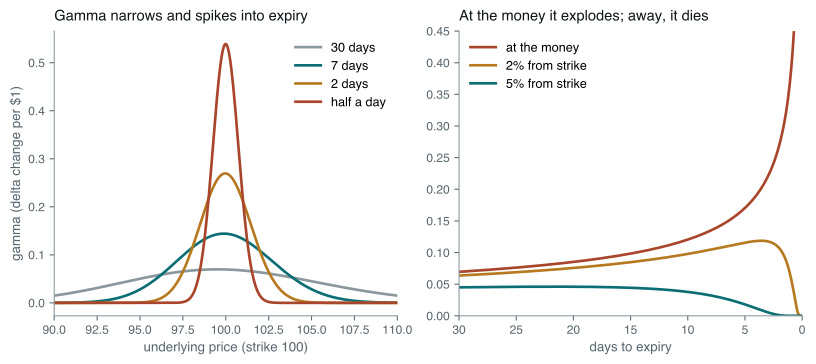

Reproduce this figure in Python.
# What happens to gamma as expiry approaches.
#
#   Left  — gamma against the underlying price for one strike at four times to
#           expiry. The curve narrows and its peak grows like 1/sqrt(time left):
#           the same open interest carries far more hedging need near expiry,
#           concentrated in a narrower band around the strike.
#   Right — gamma against days to expiry for an at-the-money option and for
#           options 2% and 5% out of the money. At the money, gamma grows without
#           bound; away from the money it peaks and then collapses to zero.
#
# Run standalone:  uv run --no-project --with matplotlib,numpy python <path>

import math
import os

os.environ.setdefault("SOURCE_DATE_EPOCH", "1735689600")

import matplotlib

matplotlib.use("Agg")
matplotlib.rcParams["svg.fonttype"] = "path"
matplotlib.rcParams["svg.hashsalt"] = "dh_greeks_expiry"
matplotlib.rcParams["font.family"] = ["Helvetica", "Arial", "DejaVu Sans"]

from pathlib import Path

import matplotlib.pyplot as plt
import numpy as np

INK = "#10171B"
MUTED = "#58666E"
TEAL = "#0B6E75"
RUST = "#A8452B"
GREY = "#8A979D"
GOLD = "#B7791F"

K, VOL = 100.0, 0.20


def gamma(s: np.ndarray, tau: np.ndarray) -> np.ndarray:
    d1 = (np.log(s / K) + 0.5 * VOL**2 * tau) / (VOL * np.sqrt(tau))
    return np.exp(-0.5 * d1**2) / math.sqrt(2 * math.pi) / (s * VOL * np.sqrt(tau))


def style(ax) -> None:
    ax.tick_params(labelsize=9, colors=MUTED)
    for side in ("top", "right"):
        ax.spines[side].set_visible(False)
    for side in ("left", "bottom"):
        ax.spines[side].set_color(GREY)


def main() -> None:
    fig, (axL, axR) = plt.subplots(1, 2, figsize=(8.6, 3.9))

    s = np.linspace(90, 110, 600)
    for days, color, label in (
        (30, GREY, "30 days"),
        (7, TEAL, "7 days"),
        (2, GOLD, "2 days"),
        (0.5, RUST, "half a day"),
    ):
        axL.plot(s, gamma(s, days / 365), color=color, lw=2.0, label=label)
    axL.set_xlabel("underlying price (strike 100)", fontsize=10, color=MUTED)
    axL.set_ylabel("gamma (delta change per $1)", fontsize=10, color=MUTED)
    axL.set_title("Gamma narrows and spikes into expiry", fontsize=11, color=INK, loc="left", pad=8)
    axL.legend(frameon=False, fontsize=9.5, loc="upper right")
    axL.set_xlim(90, 110)
    style(axL)

    days = np.linspace(30, 0.05, 800)
    for spot, color, label in (
        (100.0, RUST, "at the money"),
        (102.0, GOLD, "2% from strike"),
        (105.0, TEAL, "5% from strike"),
    ):
        axR.plot(days, gamma(np.full_like(days, spot), days / 365), color=color, lw=2.0, label=label)
    axR.set_xlim(30, 0)
    axR.set_ylim(0, 0.45)
    axR.set_xlabel("days to expiry", fontsize=10, color=MUTED)
    axR.set_title("At the money it explodes; away, it dies", fontsize=11, color=INK, loc="left", pad=8)
    axR.legend(frameon=False, fontsize=9.5, loc="upper left")
    style(axR)

    fig.tight_layout()
    out = Path(__file__).with_suffix("")
    for ext in ("pdf", "svg"):
        fig.savefig(f"{out}.{ext}", transparent=True, bbox_inches="tight")

    print("ATM gamma by days to expiry:")
    for d in (30, 7, 2, 1, 0.5, 0.25):
        print(f"  {d:>5} days: {float(gamma(np.array(100.0), d / 365)):.4f}")
    for spot in (102.0, 105.0):
        g = gamma(np.full_like(days, spot), days / 365)
        i = int(np.argmax(g))
        print(
            f"{spot}: peak gamma {g[i]:.4f} at {days[i]:.2f} days; at 30d {float(gamma(np.array(spot), 30 / 365)):.4f}; "
            f"at 0.25d {float(gamma(np.array(spot), 0.25 / 365)):.6f}"
        )


main()
